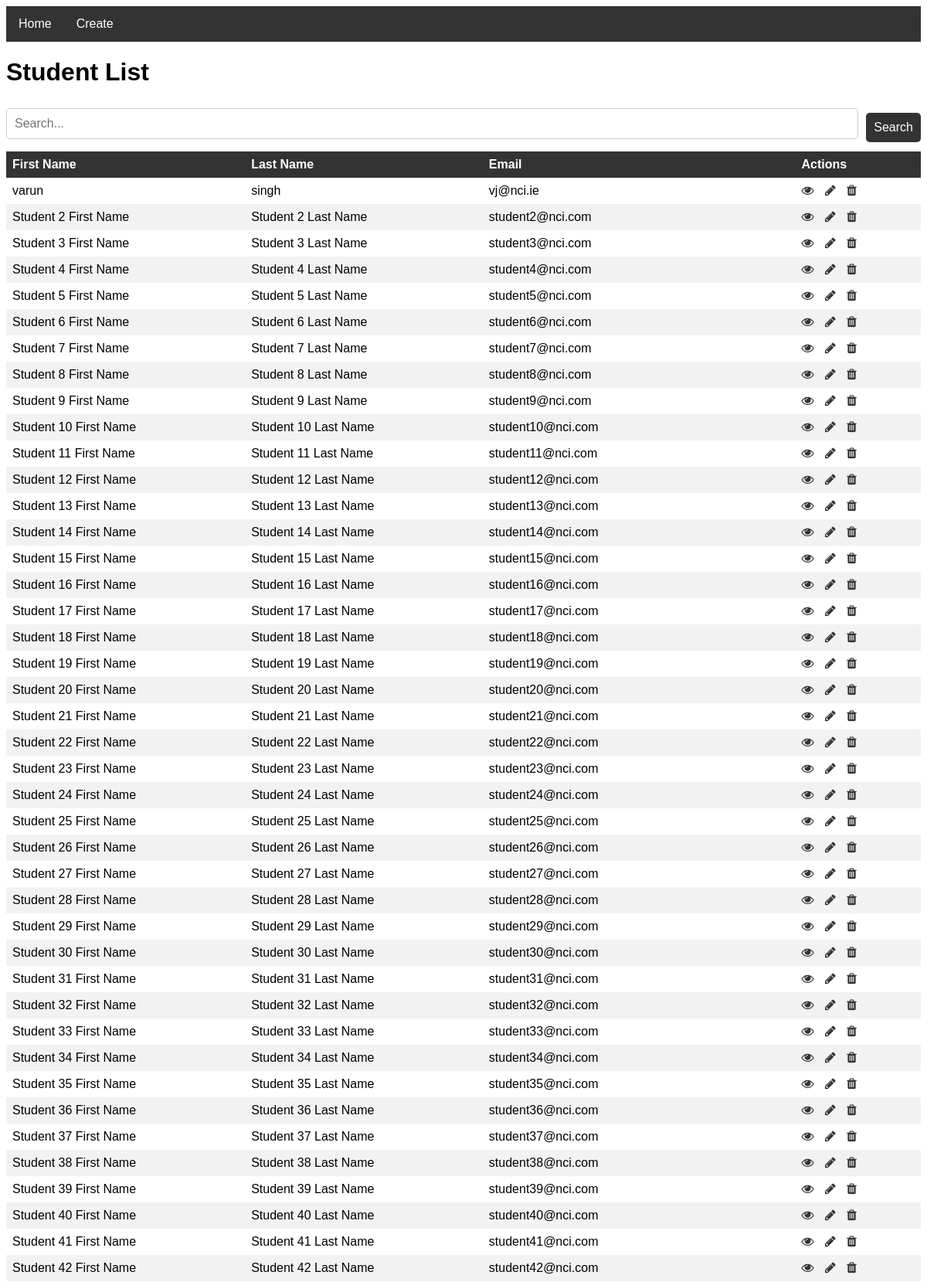
The page / (upper part) on the database its author committed.
### students/models.py (models this page shows, shortened)
class Student(models.Model):
    first_name = models.CharField(max_length=100)
    last_name = models.CharField(max_length=100)
    email = models.EmailField()
    created_at = models.DateTimeField(auto_now_add=True)
    updated_at = models.DateTimeField(auto_now=True)
    class Meta:
        app_label = "students"

### students/views.py (the view)
# urls.py: path("", views.student_list, name="list"),
def student_list(request):
    return list(request)

### student_library/student_crud.py (called while the page is built)
def list(request):
    students = Student.objects.all()
    return render(request, "list.html", {"students": students})

### students/templates/list.html (shortened to what this page needs)
{% extends 'base.html' %}
{% block content %}
<h1>Student List</h1>
<form class="search-form" method="get" action="{% url 'students:search' %}">
  <input type="text" name="query" placeholder="Search...">
  <button type="submit">Search</button>
</form>
<table>
  <thead>
    <tr>
      <th>First Name</th>
      <th>Last Name</th>
      <th>Email</th>
      <th>Actions</th>
    </tr>
  </thead>
  <tbody>
    {% for student in students %}
    <tr>
      <td>{{ student.first_name }}</td>
      <td>{{ student.last_name }}</td>
      <td>{{ student.email }}</td>
      <td>
        <a href="{% url 'students:detail' student.id %}"><i class="fa fa-eye"></i></a>
        <a href="{% url 'students:update' student.id %}"><i class="fa fa-pencil"></i></a>
        <a href="{% url 'students:delete' student.id %}"><i class="fa fa-trash"></i></a>
      </td>
    </tr>
    {% endfor %}
  </tbody>
</table>
{% endblock %}

### students/static/css/style.css (style rules this page uses)
body { font-family: Arial, sans-serif; }
table { border-collapse: collapse; width: 100%; }
th, td { text-align: left; padding: 8px; }
th { background-color: #333; color: white; }
tr:nth-child(even) { background-color: #f2f2f2; }
input[type="text"], input[type="email"], select { width: 100%; padding: 12px; border: 1px solid #ccc; border-radius: 4px; box-sizing: border-box; margin-top: 6px; margin-bottom: 16px; }
.search-form { display: flex; align-items: center; }
.search-form input[type="text"] { flex: 1; padding: 10px; border: 1px solid #ccc; border-radius: 5px; font-size: 16px; margin-right: 10px; }
.search-form button[type="submit"] { background-color: #333; color: #fff; border: none; border-radius: 5px; padding: 10px; font-size: 16px; cursor: pointer; }
i { color: #333; margin-right: 10px; }

### rows shown on the page
Student: first_name "varun", last_name "singh", email "vj@nci.ie"
Student: first_name "Student 2 First Name", last_name "Student 2 Last Name", email "student2@nci.com"
Student: first_name "Student 3 First Name", last_name "Student 3 Last Name", email "student3@nci.com"
Student: first_name "Student 4 First Name", last_name "Student 4 Last Name", email "student4@nci.com"
Student: first_name "Student 5 First Name", last_name "Student 5 Last Name", email "student5@nci.com"
Student: first_name "Student 6 First Name", last_name "Student 6 Last Name", email "student6@nci.com"
Student: first_name "Student 7 First Name", last_name "Student 7 Last Name", email "student7@nci.com"
Student: first_name "Student 8 First Name", last_name "Student 8 Last Name", email "student8@nci.com"
Student: first_name "Student 9 First Name", last_name "Student 9 Last Name", email "student9@nci.com"
Student: first_name "Student 10 First Name", last_name "Student 10 Last Name", email "student10@nci.com"
Student: first_name "Student 11 First Name", last_name "Student 11 Last Name", email "student11@nci.com"
Student: first_name "Student 12 First Name", last_name "Student 12 Last Name", email "student12@nci.com"
Student: first_name "Student 13 First Name", last_name "Student 13 Last Name", email "student13@nci.com"
Student: first_name "Student 14 First Name", last_name "Student 14 Last Name", email "student14@nci.com"
Student: first_name "Student 15 First Name", last_name "Student 15 Last Name", email "student15@nci.com"
Student: first_name "Student 16 First Name", last_name "Student 16 Last Name", email "student16@nci.com"
Student: first_name "Student 17 First Name", last_name "Student 17 Last Name", email "student17@nci.com"
Student: first_name "Student 18 First Name", last_name "Student 18 Last Name", email "student18@nci.com"
Student: first_name "Student 19 First Name", last_name "Student 19 Last Name", email "student19@nci.com"
Student: first_name "Student 20 First Name", last_name "Student 20 Last Name", email "student20@nci.com"
Student: first_name "Student 21 First Name", last_name "Student 21 Last Name", email "student21@nci.com"
Student: first_name "Student 22 First Name", last_name "Student 22 Last Name", email "student22@nci.com"
Student: first_name "Student 23 First Name", last_name "Student 23 Last Name", email "student23@nci.com"
Student: first_name "Student 24 First Name", last_name "Student 24 Last Name", email "student24@nci.com"
Student: first_name "Student 25 First Name", last_name "Student 25 Last Name", email "student25@nci.com"
Student: first_name "Student 26 First Name", last_name "Student 26 Last Name", email "student26@nci.com"
Student: first_name "Student 27 First Name", last_name "Student 27 Last Name", email "student27@nci.com"
Student: first_name "Student 28 First Name", last_name "Student 28 Last Name", email "student28@nci.com"
Student: first_name "Student 29 First Name", last_name "Student 29 Last Name", email "student29@nci.com"
Student: first_name "Student 30 First Name", last_name "Student 30 Last Name", email "student30@nci.com"
Student: first_name "Student 31 First Name", last_name "Student 31 Last Name", email "student31@nci.com"
Student: first_name "Student 32 First Name", last_name "Student 32 Last Name", email "student32@nci.com"
Student: first_name "Student 33 First Name", last_name "Student 33 Last Name", email "student33@nci.com"
Student: first_name "Student 34 First Name", last_name "Student 34 Last Name", email "student34@nci.com"
Student: first_name "Student 35 First Name", last_name "Student 35 Last Name", email "student35@nci.com"
Student: first_name "Student 36 First Name", last_name "Student 36 Last Name", email "student36@nci.com"
Student: first_name "Student 37 First Name", last_name "Student 37 Last Name", email "student37@nci.com"
Student: first_name "Student 38 First Name", last_name "Student 38 Last Name", email "student38@nci.com"
Student: first_name "Student 39 First Name", last_name "Student 39 Last Name", email "student39@nci.com"
Student: first_name "Student 40 First Name", last_name "Student 40 Last Name", email "student40@nci.com"
Student: first_name "Student 41 First Name", last_name "Student 41 Last Name", email "student41@nci.com"
Student: first_name "Student 42 First Name", last_name "Student 42 Last Name", email "student42@nci.com"
